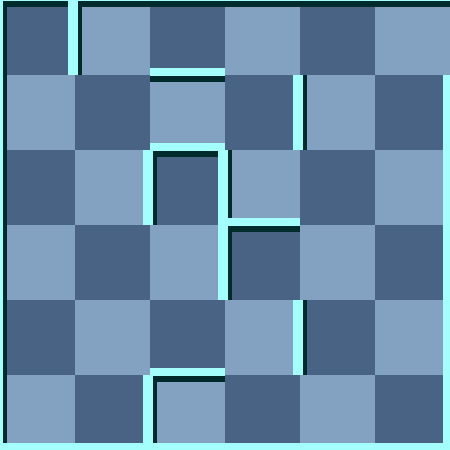

The image is a tile-based game level rendered from a .tmx file. Its description and source (layers, tilesets, objects; grid data summarised) follow:
An orthogonal 6x6 tile map with 75x75 px tiles, 2 tile layers (background, 块层 1) and 5 objects (Exit, Player, Trap, RedScorpion, RedMummy).

<map version="1.0" orientation="orthogonal" width="6" height="6" tilewidth="75" tileheight="75">
 <tileset firstgid="1" name="wall" tilewidth="75" tileheight="75">
  <image source="gfx/wall.png" width="300" height="375" />
  <tile id="0">
   <properties>
    <property name="ValOfWall" value="0" />
   </properties>
  </tile>
  <tile id="1">
   <properties>
    <property name="ValOfWall" value="1" />
   </properties>
  </tile>
  <tile id="2">
   <properties>
    <property name="ValOfWall" value="2" />
   </properties>
  </tile>
  <tile id="3">
   <properties>
    <property name="ValOfWall" value="3" />
   </properties>
  </tile>
  <tile id="4">
   <properties>
    <property name="ValOfWall" value="4" />
   </properties>
  </tile>
  <tile id="5">
   <properties>
    <property name="ValOfWall" value="5" />
   </properties>
  </tile>
  <tile id="6">
   <properties>
    <property name="ValOfWall" value="6" />
   </properties>
  </tile>
  <tile id="7">
   <properties>
    <property name="ValOfWall" value="7" />
   </properties>
  </tile>
  <tile id="8">
   <properties>
    <property name="ValOfWall" value="8" />
   </properties>
  </tile>
  <tile id="9">
   <properties>
    <property name="ValOfWall" value="9" />
   </properties>
  </tile>
  <tile id="10">
   <properties>
    <property name="ValOfWall" value="10" />
   </properties>
  </tile>
  <tile id="11">
   <properties>
    <property name="ValOfWall" value="11" />
   </properties>
  </tile>
  <tile id="12">
   <properties>
    <property name="ValOfWall" value="12" />
   </properties>
  </tile>
  <tile id="13">
   <properties>
    <property name="ValOfWall" value="13" />
   </properties>
  </tile>
  <tile id="14">
   <properties>
    <property name="ValOfWall" value="14" />
   </properties>
  </tile>
  <tile id="15">
   <properties>
    <property name="ValOfWall" value="15" />
   </properties>
  </tile>
  <tile id="18">
   <properties>
    <property name="ValOfWall" value="-1" />
   </properties>
  </tile>
 </tileset>
 <layer name="background" width="6" height="6">
  <data>[36 cells, 36 non-empty, 2 distinct tile ids]</data>
 </layer>
 <layer name="块层 1" width="6" height="6">
  <data>[36 cells, 36 non-empty, 11 distinct tile ids]</data>
 </layer>
 <objectgroup name="对象层 1" width="6" height="6">
  <object name="Exit" x="450" y="0" />
  <object name="Player" x="75" y="0">
   <properties>
    <property name="value" value="1" />
   </properties>
  </object>
  <object name="Trap" x="0" y="150">
   <properties>
    <property name="value" value="8" />
   </properties>
  </object>
  <object name="RedScorpion" x="300" y="0">
   <properties>
    <property name="value" value="25" />
   </properties>
  </object>
  <object name="RedMummy" x="225" y="375">
   <properties>
    <property name="value" value="21" />
   </properties>
  </object>
 </objectgroup>
</map>
